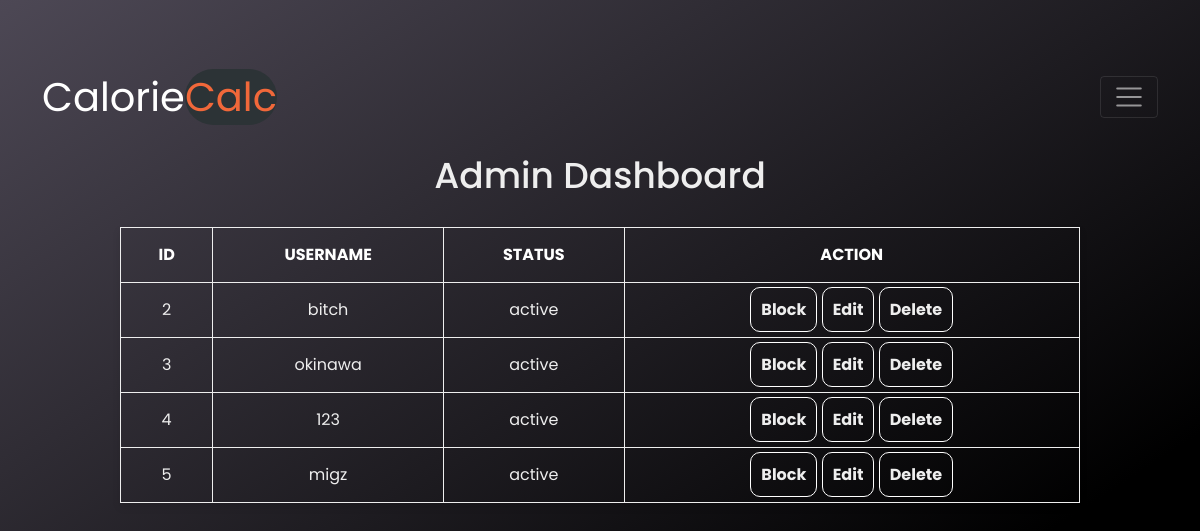
Page /admins/admin_dashboard.php (signed in) on the committed database.
### tables this page shows
CREATE TABLE IF NOT EXISTS `users` (
  `id` int NOT NULL AUTO_INCREMENT,
  `email` varchar(50) NOT NULL,
  `birth_date` date DEFAULT NULL,
  `username` varchar(255) NOT NULL,
  `password` varchar(255) NOT NULL,
  `bio` text,
  `profile_picture` varchar(255) DEFAULT NULL,
  `created_at` timestamp NULL DEFAULT CURRENT_TIMESTAMP,
  `updated_at` timestamp NULL DEFAULT CURRENT_TIMESTAMP ON UPDATE CURRENT_TIMESTAMP,
  `status` enum('active','inactive','blocked') DEFAULT 'active',
  PRIMARY KEY (`id`)
);

### admins/admin_dashboard.php (the view, shortened to what this page needs)
<?php
include '../includes/db_connect.php';
$stmt = $conn->prepare("SELECT id, username, status FROM users");
$stmt->execute();
$result = $stmt->get_result();
?>
<!DOCTYPE html>
<html lang="en">
<head>
    <link href="https://cdn.jsdelivr.net/npm/bootstrap@5.0.2/dist/css/bootstrap.min.css" rel="stylesheet">
    <link rel="stylesheet" href="../css/adminstyle.css">
</head>
<body>
<nav class="navbar navbar-dark bg-transparent">
        <div class="container">
            <a class="navbar-brand display-1 fw-normal" href="#">Calorie<span class="rounded-pill" style="color: #f1683a; background-color: #2c3336;">Calc</span></a>
            <button class="navbar-toggler shadow-none " type="button" data-bs-toggle="offcanvas" data-bs-target="#offcanvasDarkNavbar" aria-controls="offcanvasDarkNavbar" aria-label="Toggle navigation">
                <span class="navbar-toggler-icon"></span>
            </button>
        </div>
    </nav>
<h1>Admin Dashboard</h1>
<table border="1">
    <thead>
        <tr>
            <th>ID</th>
            <th>Username</th>
            <th>Status</th>
            <th>Action</th>
        </tr>
    </thead>
    <tbody>
        <?php while ($row = $result->fetch_assoc()): ?>
            <tr>
                <td><?php echo $row['id']; ?></td>
                <td><?php echo $row['username']; ?></td>
                <td><?php echo $row['status']; ?></td>
                <td>
                    <?php if ($row['status'] == 'active'): ?>
                        <a href="block_user.php?id=<?php echo $row['id']; ?>" class="action-button">Block</a>
                    <?php elseif ($row['status'] == 'blocked'): ?>
                        <a href="unblock_user.php?id=<?php echo $row['id']; ?>"class="action-button">Unblock</a>
                    <?php endif; ?>
                    <a href="#" onclick="showEditForm(<?php echo $row['id']; ?>, '<?php echo $row['username']; ?>')"class="action-button">Edit</a>
                    <a href="delete_user.php?id=<?php echo $row['id']; ?>" onclick="return confirm('Are you sure you want to delete this user?');"class="action-button">Delete</a>
                </td>
            </tr>
        <?php endwhile; ?>
    </tbody>
</table>
</body>
</html>

### css/adminstyle.css (style rules this page uses)
body { background-color: #4d4855; background-image: linear-gradient(147deg, #4d4855 0%, #000000 74%); background-size: cover; background-position: center; font-family: 'Poppins', sans-serif; height: 100vh; }
.navbar { margin-top: 60px; }
.navbar-brand { font-size: 40px; }
.navbar-toggler-icon { width: 2rem; height: 2rem; }
h1 { color: #eee; text-align: center; margin-top: 20px; font-size: 36px; filter: blur(20px); opacity: 0; animation: showContent .5s .3s linear 1 forwards; }
table { width: 80%; margin: 30px auto; border-collapse: collapse; box-shadow: 0 4px 8px rgba(0, 0, 0, 0.1); background-color: transparent; filter: blur(20px); opacity: 0; animation: showContent .5s .3s linear 1 forwards; }
table, th, td { border: 1px solid #eee; padding: 15px; text-align: center; color: #eee; }
th { background-color: transparent; color: white; text-transform: uppercase; font-weight: bold; }
td { font-size: 16px; }
.action-button { text-decoration: none; color: #eee; font-weight: bold; border: 1px white solid; border-radius: 10px; padding: 10px; transition: 0.5s; cursor: default; }

### rows in the picture
users: id "2", username "bitch", status "active"
users: id "3", username "okinawa", status "active"
users: id "4", username "123", status "active"
users: id "5", username "migz", status "active"
